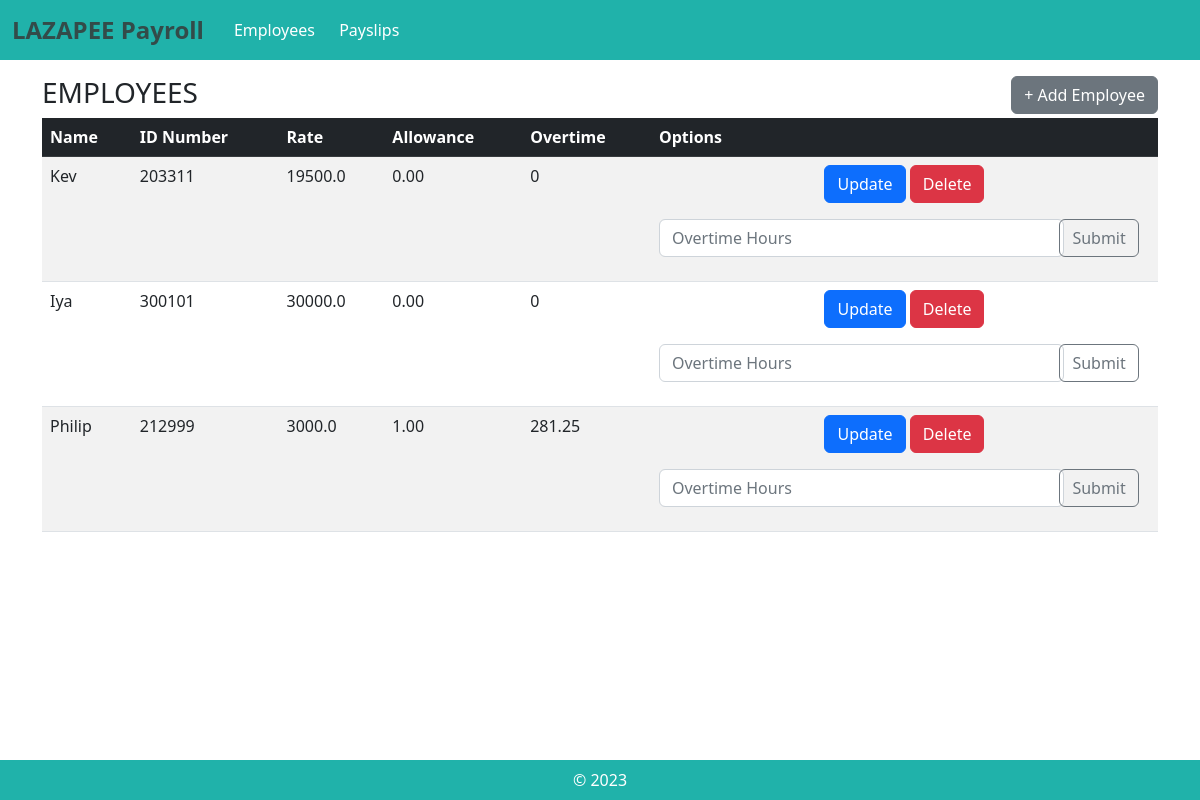
The app's page /, older data.
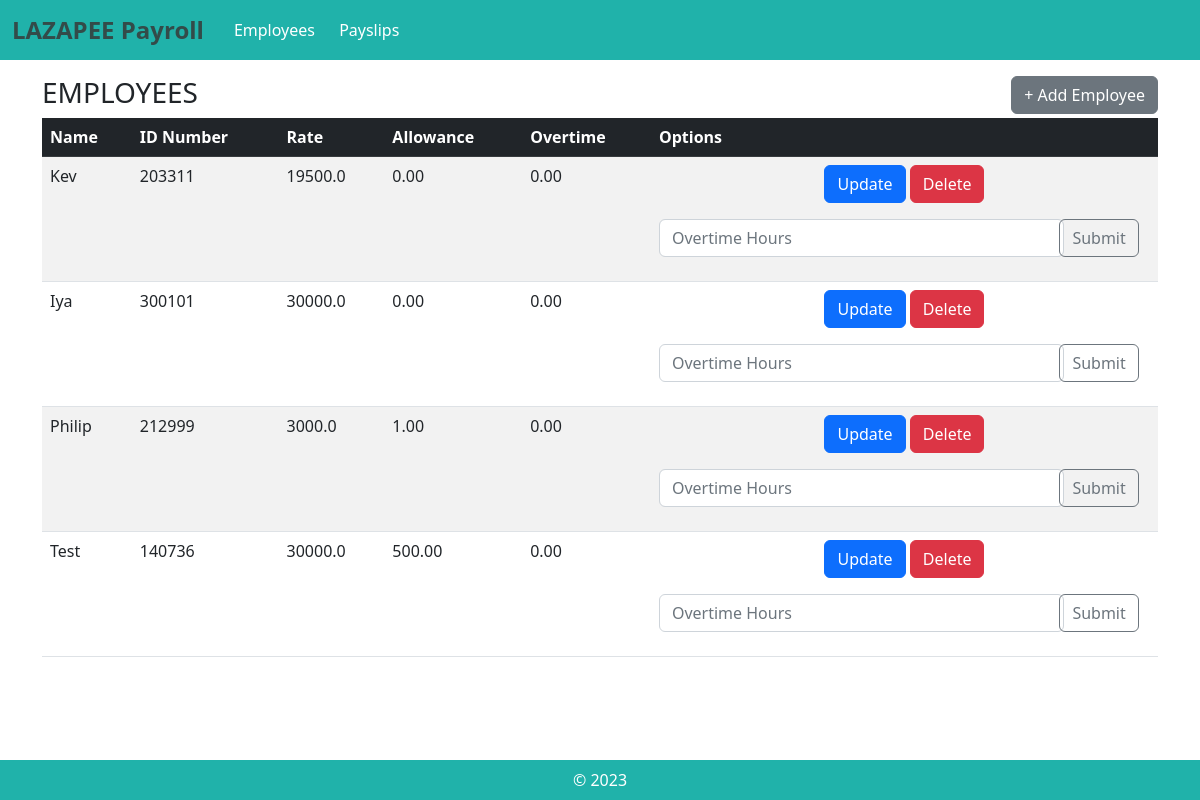
The same page, newer data.
### payroll_app/models.py (models this page shows, shortened)
class Employee(models.Model):
    name = models.CharField(max_length=300)
    id_number = models.CharField(max_length=300)
    rate = models.FloatField(max_length=300)
    overtime_pay = models.FloatField(max_length=300, null=True, blank=True, default=0)
    allowance = models.FloatField(max_length=300, null=True, blank=True, default=0)
    def getName(self):
        return self.name
    def getID(self):
        return self.id_number
    def getRate(self):
        return self.rate
    def getOvertime(self):
        return self.overtime_pay
    def getAllowance(self):
        return self.allowance

### payroll_app/views.py (the view)
# urls.py: path('', views.employees, name="employees"),
def employees(request):
    emp = Employee.objects.all()
    return render(request, 'payroll_app/employees.html', {'emp':emp})

### payroll_app/templates/payroll_app/employees.html (shortened to what this page needs)
{% extends 'payroll_app/base.html' %}
{% load static %}
{% block content %}
<div class ="col-12">
    <div style="display: flex; justify-content: space-between">
        <span><h3> EMPLOYEES </h3></span>
        <span><a href = "{% url 'create_employee'%}" class = "btn btn-secondary"> + Add Employee </a></span>
    </div>
    <table class = "table table-striped mb-5">
        <thead class = "table-dark">
            <tr>
                <th scope = "col"> Name </th>
                <th scope = "col"> ID Number </th>
                <th scope = "col"> Rate </th>
                <th scope = "col"> Allowance </th>
                <th scope = "col"> Overtime </th>
                <th scope = "col"> Options </th>
            </tr>
        </thead>
        <tbody>
            {% for e in emp %}
            <tr>
                <td>{{e.getName}}</td>
                <td>{{e.getID}}</td>
                <td>{{e.getRate}}</td>
                <td>{{e.getAllowance|floatformat:2|default:"0"}}</td>
                <td>{{e.getOvertime|floatformat:2|default:"0"}}</td>
                <td class = "text-center">
                    <a href ="{% url 'update_employee' pk=e.pk %}" class="mb-3 btn btn-primary">Update</a>
                    <a href="{% url 'delete_employee' pk=e.pk %}" class="mb-3 btn btn-danger">Delete</a>
                    <form method="POST" action="{% url 'overtime' pk=e.pk %}">{% csrf_token %}
                        <div class="row">
                            <div class="col ">
                                <input type="number" class="form-control" placeholder="Overtime Hours" name="overtime" aria-label="overtime_hours" required >
                            </div>
                            <div class="col-2 ">
                                <button class="btn btn-outline-secondary" type="submit" style="margin-left: -2.5rem">Submit</button>
                            </div>
                    </form>
                </td>
            </tr>
            {% endfor %}
        </tbody>
    </table>
</div>
{% endblock %}

Row changes from the older to the newer data that the page shows:
changed Employee "Kev": getOvertime "0" → "0.00"
changed Employee "Iya": getOvertime "0" → "0.00"
changed Employee "Philip": getOvertime "281.25" → "0.00"
added Employee: getName "Test", getID "140736", getRate "30000.0", getAllowance "500.00", getOvertime "0.00"
